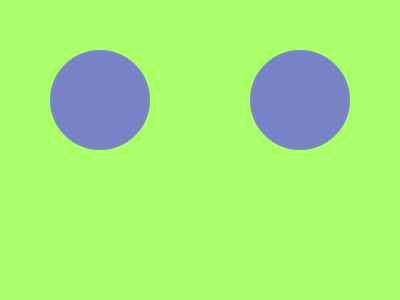
Frame 1 (no input)
Frame 60 (the mouse pressed at the canvas centre just before this capture): identical to frame 1, image omitted
Frame 120 (the mouse held since frame 60 and released just before this capture): identical to frame 1, image omitted

The Processing sketch that drew this single still picture (run headless with seeded random() and noise(); from frame 60 on, the mouse is pressed at the canvas centre):

// Processing sketch: sketch_231203f
// ── sketch_231203f.pde
int x = 100;
int y = 100;
int sz = 100;
color bgcolor;
 
void setup() {
  size(400, 300);
  colorMode(HSB);
  noStroke();
  smooth();
  
  fill(random(255), 100, 200);
  bgcolor = color(random(255), 150, 255);
  background(bgcolor);
}
void draw() {
  background(bgcolor);
  
  if(dist(x,y, mouseX, mouseY) < sz / 2) {/*dist()函數計算滑鼠游標和
  圓形中心點之間的距離，如果距離小於圓形半徑的一半，則將游標設置為手形，
  並且如果滑鼠左鍵被按下，則將圓形的中心點設置為滑鼠游標的位置，
  並將描邊寬度設置為5，否則描邊寬度為2。最後根據游標是否在圓形內部來繪製
  圓形的描邊。*/
    cursor(HAND);
    if(mousePressed) {
      x = mouseX;
      y = mouseY;
      strokeWeight(5);
    } else {
      strokeWeight(2);
    }
    stroke(255);
  } else {
    cursor(ARROW);
    noStroke();
  }
  for(int i=0;i<2;i++){
    ellipse(x+i*200, y, sz, sz);
  }
}
